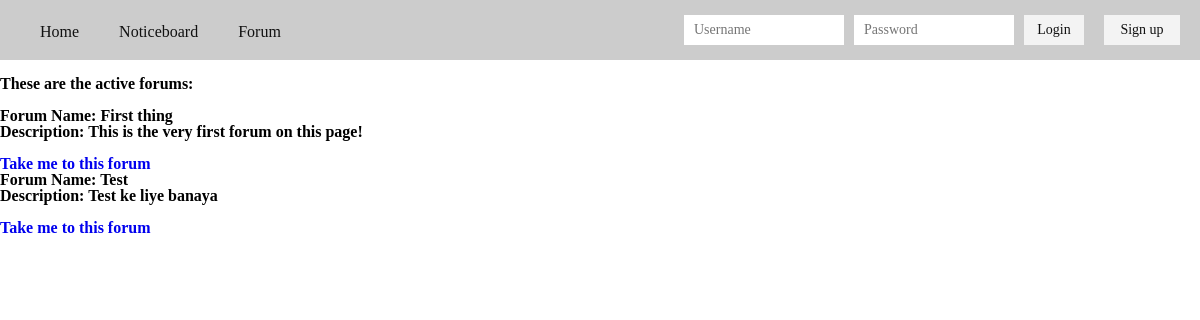
Page /forum/showForums.php (signed in) on the committed database.
### tables this page shows
CREATE TABLE `forum` (
  `id` int(11) NOT NULL,
  `name` varchar(200) NOT NULL,
  `description` varchar(2000) NOT NULL,
  `date_created` timestamp NOT NULL DEFAULT CURRENT_TIMESTAMP,
  `created_by` int(11) NOT NULL,
  `status` int(2) NOT NULL DEFAULT '1'
);

### forum/showForums.php (the view, shortened to what this page needs)
<?php
	include_once '../includes/dbh.inc.php';
	include_once '../includes/header.inc.php';
	$sql = "SELECT * FROM `forum` WHERE `status` = 1";
	$result = $conn->query($sql);
	$resultCheck = mysqli_num_rows($result);
	?>
	<div class="main-wrapper">
	<?php
	if ($resultCheck == 0) {
		echo "It seems like there are no more active forums.<Volar Morghulis>";
	} else {
		echo "<br/><b><h2>These are the active forums:</b><br/><br/>";
		while($row = $result->fetch_assoc()) {
		 	echo "Forum Name: ".$row['name']."<br/>Description: ".$row['description']."<br/>";
		 	echo "<br/><a href = forum.php?id=".$row['id'].">Take me to this forum</a><br/>";
		 }
	}
	?>

### style.css (style rules this page uses)
html, body, div, span, object, iframe, h1, h2, h3, h4, h5, h6, p, blockquote, pre, abbr, address, cite, code, del, dfn, em, img, ins, kbd, q, samp, small, strong, sub, sup, var, b, i, dl, dt, dd, ol, ul, li, fieldset, form, label, legend, table, caption, tbody, tfoot, thead, tr, th, td, article, aside, canvas, details, figcaption, figure, footer, header, hgroup, menu, nav, section, summary, time, mark, audio, video { margin:0; padding:0; border:0; outline:0; font-size:100%; vertical-align:baseline; background:transparent; }
body { line-height:1; }
a { margin:0; padding:0; font-size:100%; vertical-align:baseline; background:transparent; }
a { text-decoration: none; }
body { background-color: #fff; }

### rows in the picture
forum: name "First thing", description "This is the very first forum on this page!"
forum: name "Test", description "Test ke liye banaya"
